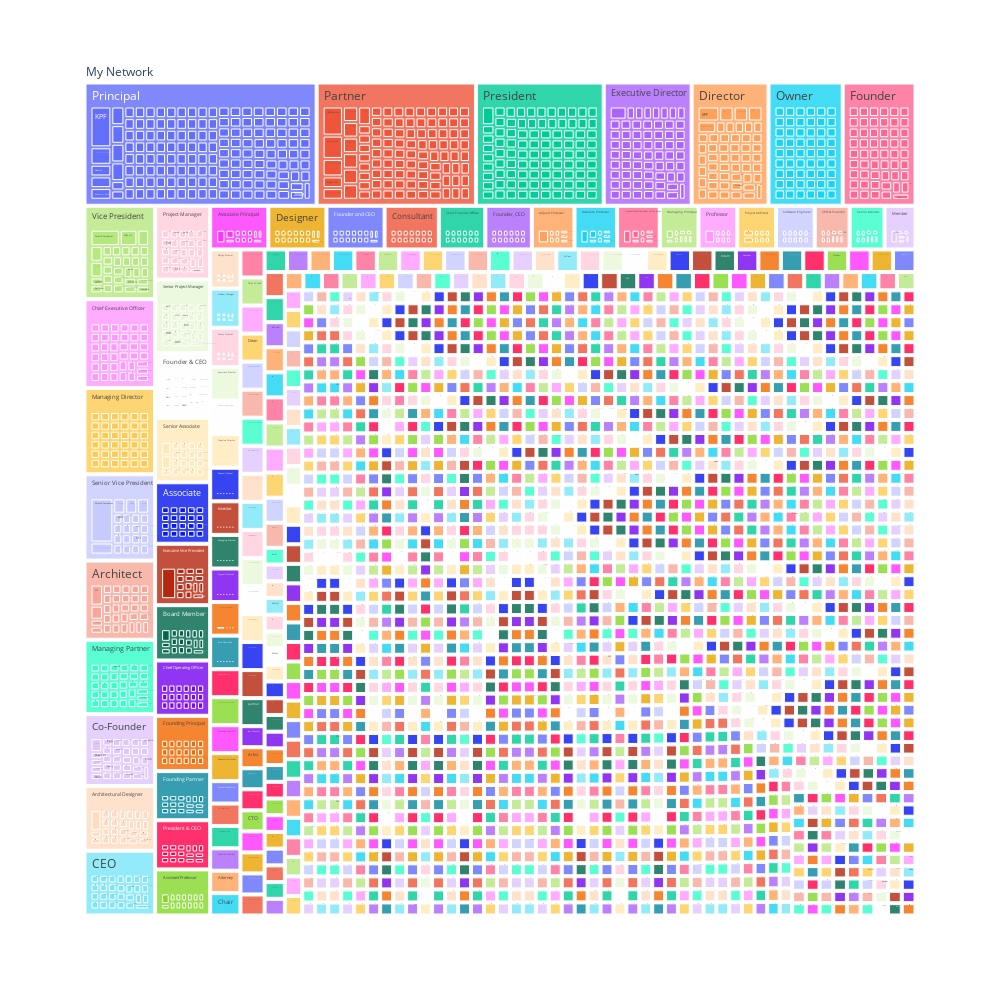

The code cell stored with this chart in its notebook:
### Markdown cell above
### Position-centric Perspective

### Code cell
# draw treemap but reverse company and position
fig = px.treemap(df, path=['My Network', 'Position', 'Company'], width=1000, height=1000)
fig.show()

### Figure 1 — Plotly figure (JSON) as saved in the notebook; plotly's stock layout.template omitted (floating-point values rounded to 4 significant figures; data arrays with more than 128 entries replaced by an {"elided": "..."} marker saying what was removed)
{"data": [{"branchvalues": "total", "domain": {"x": [0, 1], "y": [0, 1]}, "hovertemplate": "labels=%{label}<br>count=%{value}<br>parent=%{parent}<br>id=%{id}<extra></extra>", "ids": {"elided": "6454 str values"}, "labels": {"elided": "6454 str values"}, "name": "", "parents": {"elided": "6454 str values"}, "type": "treemap", "values": {"elided": "6454 int values"}}], "layout": {"height": 1000, "legend": {"tracegroupgap": 0}, "margin": {"t": 60}, "width": 1000}}
